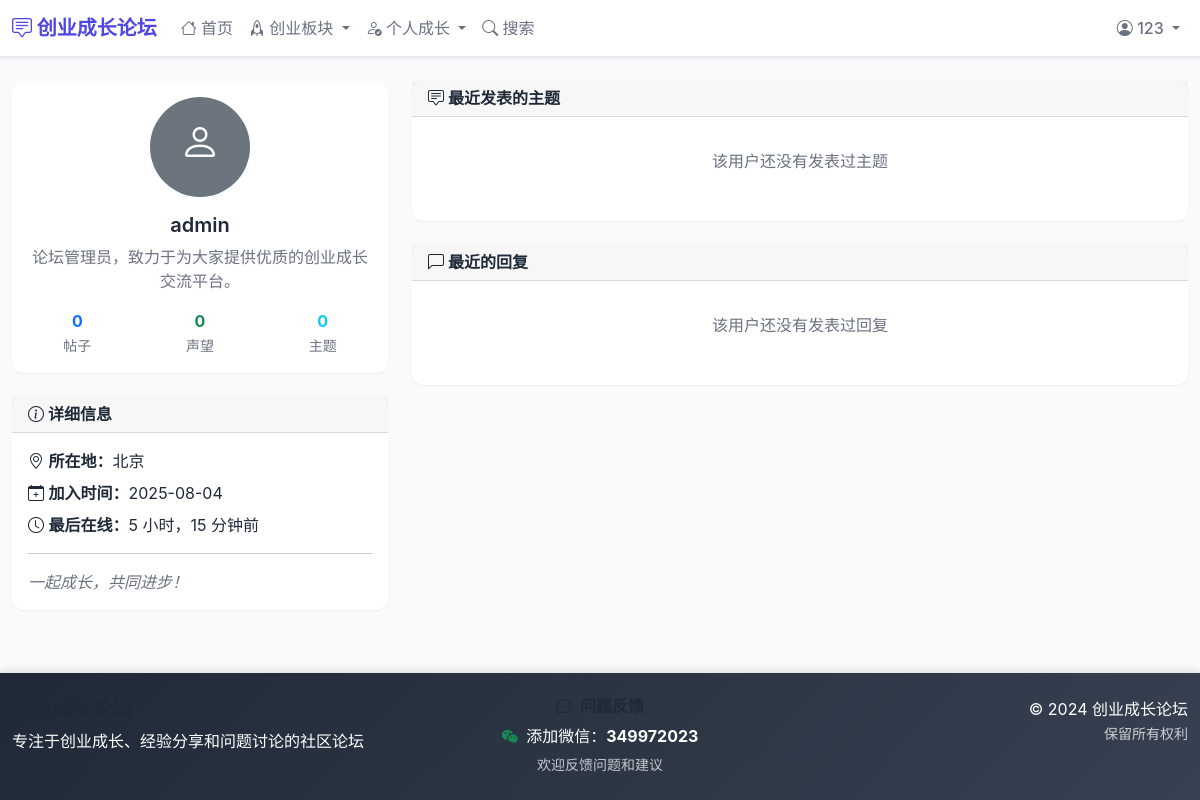
The app's page /user/admin/ (signed in) with its own data.
### forum/models.py (models this page shows, shortened)
class UserProfile(models.Model):
    user = models.OneToOneField(User, on_delete=models.CASCADE, related_name='profile', verbose_name='用户')
    bio = models.TextField('个人简介', blank=True, max_length=500)
    location = models.CharField('所在地', max_length=100, blank=True)
    website = models.URLField('个人网站', blank=True)
    wechat = models.CharField('微信号', max_length=50, blank=True)
    avatar = models.ImageField('头像', upload_to='avatars/', blank=True)
    signature = models.TextField('个性签名', blank=True, max_length=200)
    post_count = models.PositiveIntegerField('发帖数', default=0)
    reputation = models.IntegerField('声望', default=0)
    last_seen = models.DateTimeField('最后在线', default=timezone.now)
    class Meta:
        verbose_name = '用户资料'
        verbose_name_plural = '用户资料'

### forum/views.py (the view)
# urls.py: path('user/<str:username>/', views.user_profile, name='user_profile'),
def user_profile(request, username):
    user = get_object_or_404(User, username=username)
    profile, created = UserProfile.objects.get_or_create(user=user)
    recent_topics = Topic.objects.filter(author=user, is_active=True)[:5]
    recent_posts = Post.objects.filter(author=user, is_active=True)[:10]
    context = {
        'profile_user': user,
        'profile': profile,
        'recent_topics': recent_topics,
        'recent_posts': recent_posts,
    }
    return render(request, 'forum/user_profile.html', context)

### templates/forum/user_profile.html (shortened to what this page needs)
{% extends 'base.html' %}
{% block content %}
<div class="row">
    <div class="col-md-4">
        <div class="card mb-4">
            <div class="card-body text-center">
                {% if profile.avatar %}
                    <img src="{{ profile.avatar.url }}" class="rounded-circle mb-3" width="100" height="100" alt="头像">
                {% else %}
                    <div class="bg-secondary rounded-circle mx-auto mb-3 d-flex align-items-center justify-content-center" style="width: 100px; height: 100px;">
                        <i class="bi bi-person h1 text-white"></i>
                    </div>
                {% endif %}
                <h5 class="card-title">{{ profile_user.username }}</h5>
                {% if profile.bio %}
                    <p class="text-muted">{{ profile.bio }}</p>
                {% endif %}
                <div class="row text-center mt-3">
                    <div class="col-4">
                        <strong class="text-primary">{{ profile.post_count }}</strong>
                        <br><small class="text-muted">帖子</small>
                    </div>
                    <div class="col-4">
                        <strong class="text-success">{{ profile.reputation }}</strong>
                        <br><small class="text-muted">声望</small>
                    </div>
                    <div class="col-4">
                        <strong class="text-info">{{ recent_topics|length }}</strong>
                        <br><small class="text-muted">主题</small>
                    </div>
                </div>
            </div>
        </div>
        <div class="card">
            <div class="card-header">
                <h6 class="mb-0">
                    <i class="bi bi-info-circle"></i> 详细信息
                </h6>
            </div>
            <div class="card-body">
                {% if profile.location %}
                    <p class="mb-2">
                        <i class="bi bi-geo-alt"></i> <strong>所在地：</strong>{{ profile.location }}
                    </p>
                {% endif %}
                <p class="mb-2">
                    <i class="bi bi-calendar-plus"></i> <strong>加入时间：</strong>{{ profile_user.date_joined|date:"Y-m-d" }}
                </p>
                <p class="mb-0">
                    <i class="bi bi-clock"></i> <strong>最后在线：</strong>{{ profile.last_seen|timesince }}前
                </p>
                {% if profile.signature %}
                    <hr>
                    <p class="mb-0 fst-italic text-muted">{{ profile.signature }}</p>
                {% endif %}
            </div>
        </div>
    </div>
    <div class="col-md-8">
        <div class="card mb-4">
            <div class="card-header">
                <h6 class="mb-0">
                    <i class="bi bi-chat-square-text"></i> 最近发表的主题
                </h6>
            </div>
            <div class="card-body">
                {% if recent_topics %}
                    {% for topic in recent_topics %}
                        <div class="topic-item p-2 border-bottom">
                            <h6 class="mb-1">
                                <a href="{% url 'forum:topic_detail' topic.slug %}" class="text-decoration-none">
                                    {{ topic.title }}
                                </a>
                            </h6>
                            <small class="text-muted">
                                <span class="badge bg-primary">{{ topic.get_topic_type_display }}</span>
                                <span class="badge bg-outline-secondary">{{ topic.category.name }}</span>
                                <i class="bi bi-clock ms-2"></i> {{ topic.created_at|timesince }}前
                                <i class="bi bi-eye ms-2"></i> {{ topic.views }} 次浏览
                            </small>
                        </div>
                    {% endfor %}
                {% else %}
                    <p class="text-muted text-center py-3">该用户还没有发表过主题</p>
                {% endif %}
            </div>
        </div>
        <div class="card">
            <div class="card-header">
                <h6 class="mb-0">
                    <i class="bi bi-chat-left"></i> 最近的回复
                </h6>
            </div>
            <div class="card-body">
                {% if recent_posts %}
                    {% for post in recent_posts %}
                        <div class="post-item p-2 border-bottom">
                            <h6 class="mb-1">
                                <a href="{{ post.get_absolute_url }}" class="text-decoration-none">
                                    回复：{{ post.topic.title }}
                                </a>
                            </h6>
                            <p class="text-muted mb-1">{{ post.content|truncatewords:20 }}</p>
                            <small class="text-muted">
                                <span class="badge bg-outline-secondary">{{ post.topic.category.name }}</span>
                                <i class="bi bi-clock ms-2"></i> {{ post.created_at|timesince }}前
                            </small>
                        </div>
                    {% endfor %}
                {% else %}
                    <p class="text-muted text-center py-3">该用户还没有发表过回复</p>
                {% endif %}
            </div>
        </div>
    </div>
</div>
{% endblock %}

### templates/base.html (shortened to what this page needs)
<!DOCTYPE html>
<html lang="zh-CN">
<head>
    <link href="https://cdn.jsdelivr.net/npm/bootstrap@5.1.3/dist/css/bootstrap.min.css" rel="stylesheet">
    <link href="https://cdn.jsdelivr.net/npm/bootstrap-icons@1.7.2/font/bootstrap-icons.css" rel="stylesheet">
</head>
<body>
    <nav class="navbar navbar-expand-lg navbar-light bg-light shadow-sm">
        <div class="container">
            <a class="navbar-brand" href="{% url 'forum:index' %}">
                <i class="bi bi-chat-square-text"></i> 创业成长论坛
            </a>
            <div class="collapse navbar-collapse" id="navbarNav">
                <ul class="navbar-nav me-auto">
                    <li class="nav-item">
                        <a class="nav-link" href="{% url 'forum:index' %}">
                            <i class="bi bi-house"></i> 首页
                        </a>
                    </li>
                    <li class="nav-item dropdown">
                        <a class="nav-link dropdown-toggle" href="#" id="startupDropdown" role="button" data-bs-toggle="dropdown">
                            <i class="bi bi-rocket"></i> 创业板块
                        </a>
                    </li>
                    <li class="nav-item dropdown">
                        <a class="nav-link dropdown-toggle" href="#" id="growthDropdown" role="button" data-bs-toggle="dropdown">
                            <i class="bi bi-person-check"></i> 个人成长
                        </a>
                    </li>
                    <li class="nav-item">
                        <a class="nav-link" href="{% url 'forum:search' %}">
                            <i class="bi bi-search"></i> 搜索
                        </a>
                    </li>
                </ul>
                <ul class="navbar-nav">
                    {% if user.is_authenticated %}
                        <li class="nav-item dropdown">
                            <a class="nav-link dropdown-toggle" href="#" id="navbarDropdown" role="button" data-bs-toggle="dropdown">
                                <i class="bi bi-person-circle"></i> {{ user.username }}
                            </a>
                        </li>
                    {% endif %}
                </ul>
            </div>
        </div>
    </nav>
    <main class="container my-4" style="flex: 1;">
        {% block content %}
        {% endblock %}
    </main>
    <footer class="footer py-4">
        <div class="container">
            <div class="row">
                <div class="col-md-4">
                    <h5>创业成长论坛</h5>
                    <p class="mb-0">专注于创业成长、经验分享和问题讨论的社区论坛</p>
                </div>
                <div class="col-md-4 text-center">
                    <h6 class="mb-2">
                        <i class="bi bi-chat-dots me-1"></i>
                    </h6>
                    <p class="mb-1">
                        <i class="bi bi-wechat text-success me-1"></i>
                        添加微信：<strong>349972023</strong>
                    </p>
                    <small class="text-light opacity-75">欢迎反馈问题和建议</small>
                </div>
                <div class="col-md-4 text-md-end">
                    <p class="mb-0">© 2024 创业成长论坛</p>
                    <small class="opacity-75">保留所有权利</small>
                </div>
            </div>
        </div>
    </footer>
</body>
</html>

### templates/base.html (style rules this page uses)
:root { --primary-color: #4f46e5; --secondary-color: #10b981; --accent-color: #f59e0b; --text-primary: #1f2937; --text-secondary: #6b7280; --bg-light: #f9fafb; --border-light: #e5e7eb; --shadow-sm: 0 1px 2px 0 rgba(0, 0, 0, 0.05); --shadow-md: 0 4px 6px -1px rgba(0, 0, 0, 0.1); --shadow-lg: 0 10px 15px -3px rgba(0, 0, 0, 0.1); }
html, body { height: 100%; }
body { font-family: 'Inter', -apple-system, BlinkMacSystemFont, sans-serif; background-color: var(--bg-light); color: var(--text-primary); display: flex; flex-direction: column; }
.navbar { background: white !important; border-bottom: 1px solid var(--border-light); box-shadow: var(--shadow-sm); }
.navbar-brand { font-weight: 700; color: var(--primary-color) !important; font-size: 1.25rem; }
.nav-link { color: var(--text-secondary) !important; font-weight: 500; transition: color 0.2s ease; }
.card { border: none; box-shadow: var(--shadow-sm); border-radius: 12px; transition: all 0.2s ease; }
.text-muted { color: var(--text-secondary) !important; }
.dropdown { position: relative; z-index: 1000; }
.footer { background: linear-gradient(135deg, var(--text-primary) 0%, #374151 100%); color: white; margin-top: auto; padding: 2rem 0; border-top: 1px solid var(--border-light); box-shadow: 0 -2px 8px rgba(0, 0, 0, 0.1); }
.container { max-width: 1200px; }
h1, h2, h3, h4, h5, h6 { color: var(--text-primary); font-weight: 600; }

### records on screen
UserProfile: bio "论坛管理员，致力于为大家提供优质的创业成长交流平台。", post_count "0", reputation "0", location "北京", last_seen "5 小时，15 分钟", signature "一起成长，共同进步！"

### other values on screen
{{ user.username }} "123"
{{ profile_user.username }} "admin"
{{ recent_topics|length }} "0"
{{ profile_user.date_joined|date:"Y-m-d" }} "2025-08-04"
